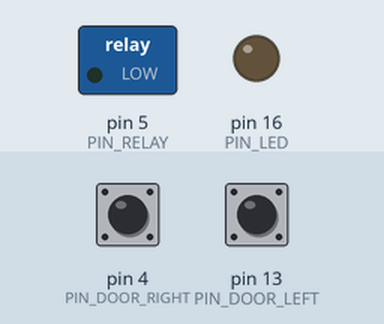
Bench run of a sketch on a simulated Arduino Uno, built with avr-gcc and run on an emulated ATmega328P. Shown: switched loads named in the sketch (green lamp = pin HIGH), output pins drawn as LEDs (lit = HIGH). The test bench sets the inputs (shaded band); at power-on: pin 4 (PIN_DOOR_RIGHT) HIGH, pin 13 (PIN_DOOR_LEFT) HIGH.

Above: at 3.8 s.
3.9 s: pin 4 (PIN_DOOR_RIGHT) pulled LOW for 1.8 s
At 5.2 s:
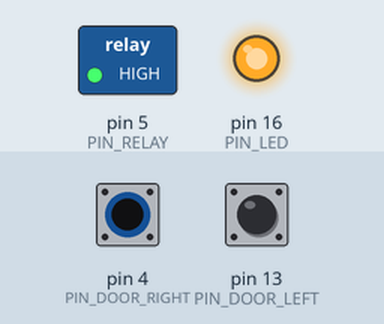
7.5 s: pin 4 (PIN_DOOR_RIGHT) pulled LOW for 3.2 s
At 13.2 s:
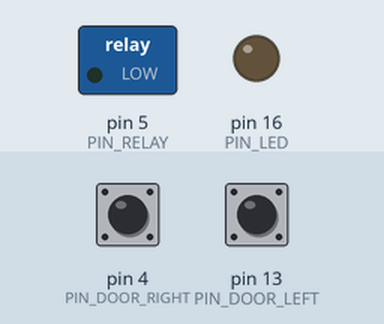
13.5 s: pin 13 (PIN_DOOR_LEFT) pulled LOW for 1.8 s
At 14.5 s:
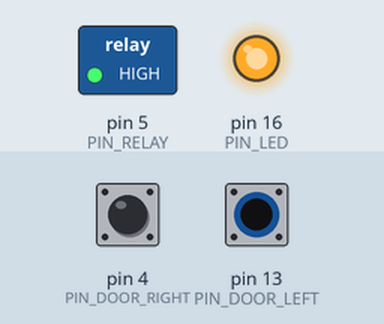
Timing chart, 0 to 18.0 s (numbered marks = the images above; inputs shaded):
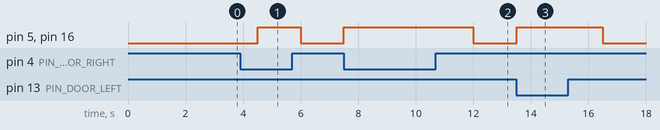

The sketch:

ESP_relay.ino
```cpp
/*
  Connect the two reed switches (front and back doors) as follows:
   -GPIO 13 and GND via 10kOhm resistor / 3.3V
   -GPIO 4 and GND via 10kOhm resistor / 3.3V

   The board used is ESP12F based, single NC-NO relay (PIN 5), programmable led (PIN 16). Board can be powered via microUSB or 220V or low voltage DC.
   Board image: https://lh3.googleusercontent.com/proxy/JffZhaeeIyklySQSGw1TruRaNhQK-756zExFdg88MFD-dL_fKN2MRcVQAjEGpv1QAeB_KOf_iNUdbX62h2gxnUMJV6rTobRWE-weRTHk4ZvWNSZ2DdOzBgdLHaM
   Board docs: https://www.mediafire.com/file/ha2grpl0c5obyt3/LC-Relay-ESP12-1R-MV_EN.zip/file
  */
#define PIN_LED 16
#define PIN_RELAY 5
#define PIN_DOOR_LEFT 13
#define PIN_DOOR_RIGHT 4

bool doorStatusLeft = false;
bool doorStatusRight = false;
bool doorStatusCombined = false;

void setup ()
{
  pinMode(PIN_DOOR_LEFT, INPUT_PULLUP);
  pinMode(PIN_DOOR_RIGHT, INPUT_PULLUP);
  pinMode(PIN_LED, OUTPUT);
  pinMode(PIN_RELAY, OUTPUT);
  digitalWrite(PIN_LED, LOW);
  digitalWrite(PIN_RELAY, LOW);
}
void loop ()
{
  doorStatusLeft = (digitalRead(PIN_DOOR_LEFT) == HIGH);
  doorStatusRight = (digitalRead(PIN_DOOR_RIGHT) == HIGH);
  doorStatusCombined = doorStatusLeft && doorStatusRight;
  if (!doorStatusCombined) {
    digitalWrite(PIN_LED, HIGH);
    digitalWrite(PIN_RELAY, HIGH);
  } else {
    digitalWrite(PIN_LED, LOW);
    digitalWrite(PIN_RELAY, LOW);
  }

  delay(1500);
}
```

Measured:
- after the input at 3.9 s, pin 5 (PIN_RELAY), pin 16 (PIN_LED): LOW → HIGH after 0.60 s, → LOW 1.5 s later
- after the input at 7.5 s, pin 5 (PIN_RELAY), pin 16 (PIN_LED): LOW → HIGH at once, → LOW 4.5 s later
- after the input at 13.5 s, pin 5 (PIN_RELAY), pin 16 (PIN_LED): LOW → HIGH at once, → LOW 3.0 s later
